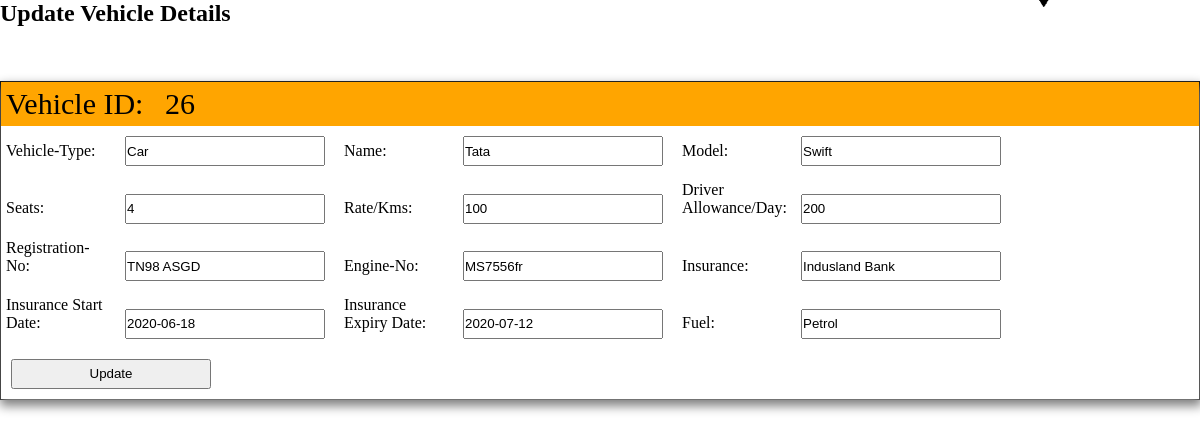
The page /update_vehicle.php?id=26 on the database its author committed.
### tables this page shows
CREATE TABLE `car_register` (
  `id` int(11) NOT NULL AUTO_INCREMENT,
  `Pic` varchar(255) DEFAULT NULL,
  `vehicle_type` varchar(255) DEFAULT NULL,
  `Name` varchar(255) DEFAULT NULL,
  `Model` varchar(255) DEFAULT NULL,
  `Seats` varchar(255) DEFAULT NULL,
  `Rate` varchar(255) DEFAULT NULL,
  `Driver` varchar(255) DEFAULT NULL,
  `Registration_No` varchar(255) DEFAULT NULL,
  `Engine_No` varchar(255) DEFAULT NULL,
  `Insurance` varchar(255) DEFAULT NULL,
  `Insurance_Start` varchar(255) DEFAULT NULL,
  `Insurance_Expiry` varchar(255) DEFAULT NULL,
  `Fuel` varchar(255) DEFAULT NULL,
  PRIMARY KEY (`id`)
);

### update_vehicle.php (the view, shortened to what this page needs)
<!DOCTYPE html>
<html>
<head>
</head>
<body>
				<div class="update">
				<h2>Update Vehicle Details </h2>
				<img id="down" src="images/arr.png">
			</div>
				<div class="updatediv">
						<div class="updatediv_content">
							<div class="update_head">
								<?php
								include 'connection.php';
								$UpdateId=$_GET['id'];
								$display_query="select *from car_register where id='$UpdateId'";
								$prepare_dis=mysqli_query($con,$display_query);
								$check=mysqli_fetch_array($prepare_dis);
								?>
								<label>Vehicle ID:</label>
								<span><?php echo $check['id'];?></span>
							</div>
						<form action="" method="post" enctype="multipart/form-data">
						<label>Vehicle-Type:</label>
							<input  name="update_type" value="<?php echo $check['vehicle_type'];?> ">
							<label>Name:</label>
							<input  name="update_name" value="<?php echo $check['Name'];?> ">
							<label>Model:</label>
							<input name="update_model"  value="<?php echo $check['Model'];?> "> <br>
							<label>Seats:</label>
							<input  name="update_seats" value="<?php echo $check['Seats'];?> ">
							<label>Rate/Kms:</label>
							<input  name="update_rate" value="<?php echo $check['Rate'];?> ">
							<label>Driver Allowance/Day:</label>
							<input  name="update_driver" value="<?php echo $check['Driver'];?> "> <br>
							<label>Registration-No:</label>
							<input  name="update_regno" value="<?php echo $check['Registration_No'];?> ">
							<label>Engine-No:</label>
							<input name="update_engno"  value="<?php echo $check['Engine_No'];?> ">
							<label>Insurance:</label>
							<input  name="update_ins" value="<?php echo $check['Insurance'];?> "> <br>
							<label>Insurance Start Date:</label>
							<input  name="update_ins_start" value="<?php echo $check['Insurance_Start'];?> ">
							<label>Insurance Expiry Date:</label>
							<input  name="update_ins_end" value="<?php echo $check['Insurance_Expiry'];?> ">
							<label>Fuel:</label>
							<input  name="update_fuel" value="<?php echo $check['Fuel'];?> ">
							<br>
							<input type="submit" name="update"value="Update" >
						</form>
						</div>
				</div>
</body>
</html>

### update_vehicle.php (style rules this page uses)
* { margin:0;padding:0;box-sizing: border-box; }
.updatediv input,select { display: inline-block; width:200px; margin:10px; height: 30px; }
.updatediv label { width:100px; display: inline-block; margin:5px; }
#down { height:50px; position: relative; bottom:60px; left:85%; transform: rotate(180deg); line-height: 90px; font-size: 50px; cursor: pointer; }
.updatediv { border:1px solid black; }
.updatediv_content { width:100%; box-shadow: 1px 5px 10px 2px grey; }
.update_head { background-color: orange; }
.update_head label,span { font-size: 30px; width:150px; }

### rows shown on the page
car_register: id "26", update_type "Car", update_name "Tata", update_model "Swift", update_seats "4", update_rate "100", update_driver "200", update_regno "TN98 ASGD", update_engno "MS7556fr", update_ins "Indusland Bank", update_ins_start "2020-06-18", update_ins_end "2020-07-12", update_fuel "Petrol"
